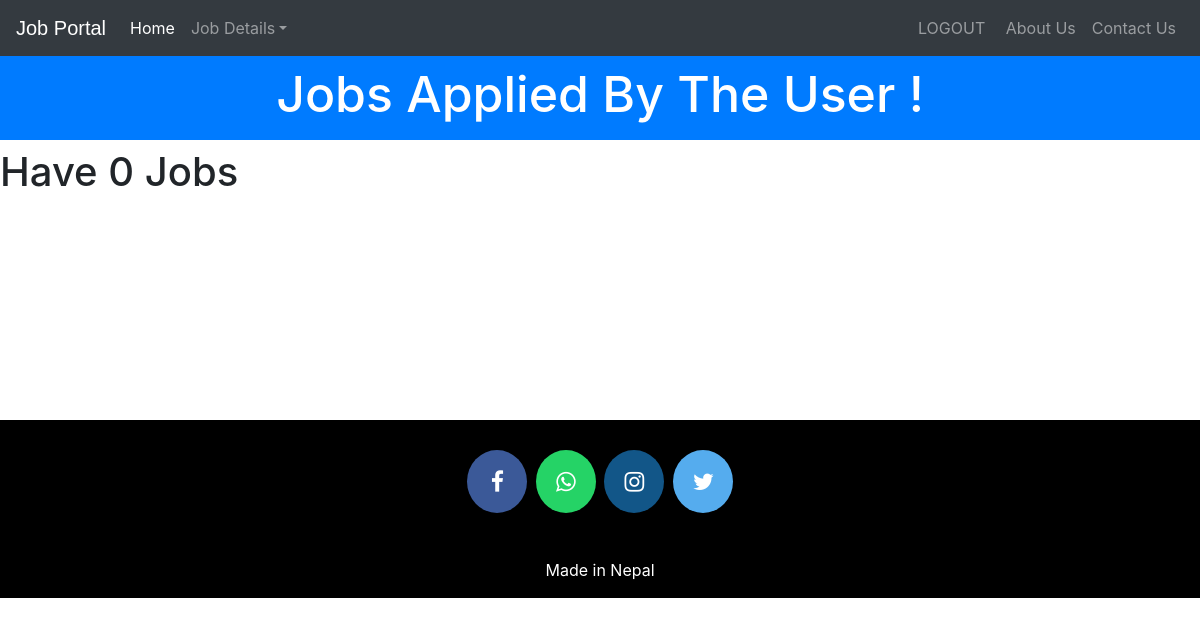
/view-ajob-employee/ (signed in), run on an earlier commit of the app's database.
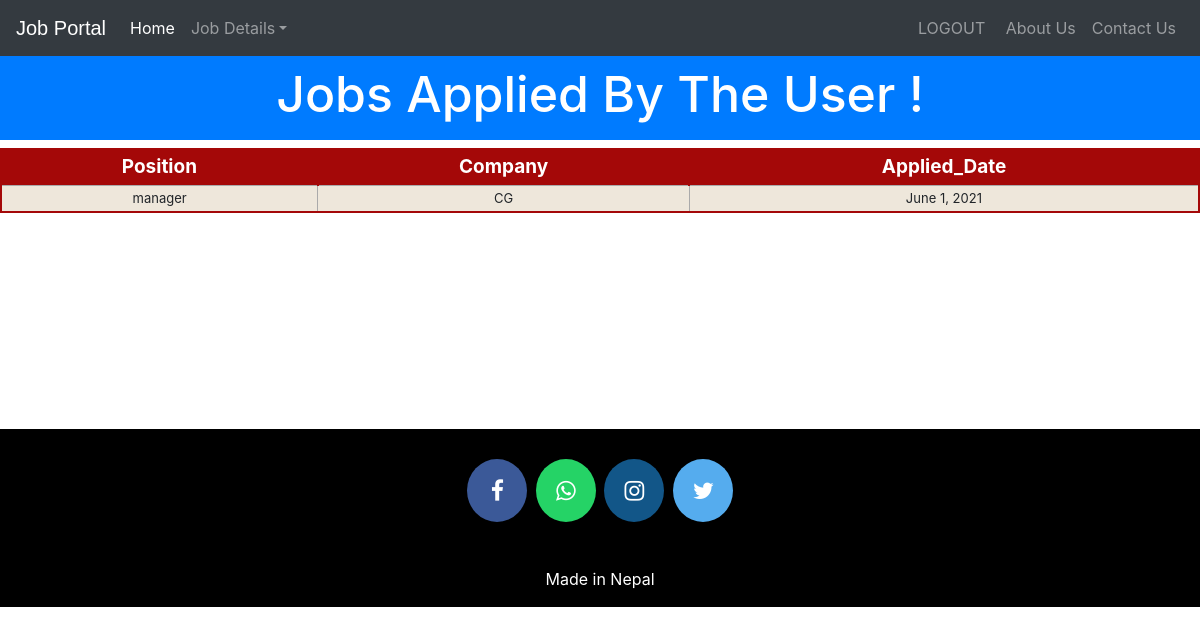
And on a later commit of the database.
### account/models.py (models this page shows)
class Applicant(models.Model):
    user=models.ForeignKey(User,on_delete=models.CASCADE,related_name='applicant')
    job=models.CharField(max_length=80,blank=True)
    company=models.CharField(max_length=50,blank=True)
    applied_date = models.DateField(default=timezone.now,blank=True)
    resume=models.FileField(max_length=100)
    applied=models.BooleanField(default=False,blank=True)

### account/decorators.py (the view)
    def wrap(request,*args,**kwargs):
        if request.user.role=="employee":
            return function(request,*args,**kwargs)
        else:
            raise PermissionDenied

### account/views.py (called while the page is built)
@login_required
@user_is_employee
def view_job_employee(request):
    user = get_object_or_404(User, id=request.user.id)
    job=Applicant.objects.filter(user=user)
    return render(request, 'FirstProject/viewappliedjobbyemp.html', {'job': job})

### account/templates/FirstProject/viewappliedjobbyemp.html (shortened to what this page needs)
<!DOCTYPE html>
<html lang="en" dir="ltr">
  <head>
  </head>
  <body>
       {% include "FirstProject/navbaremployee.html" %}
    <br>
    <br>
    <h3 class="p-3 mb-2 bg-primary text-white" style = 'font-size: 50px;text-align:center;'>Jobs Applied By The User !</h3>
{% if job %}
<table class="redTable">
<thead>
<tr>
<th>Position</th>
<th>Company</th>
<th>Applied_Date</th>
</tr>
</thead>
<tbody>
{% for x in job %}
    <tr>
      <td>{{x.job}}</td>
      <td>{{x.company}}</td>
      <td>{{x.applied_date}}</td>
    </tr>
  {% endfor %}
</tbody>
</table>
{%else%}
<h1>Have 0 Jobs</h1>
{%endif%}
<br><br><br><br><br><br><br><br><br>
  {% include "FirstProject/footer.html" %}
  </body>
</html>

What changed in the data, as far as the page shows it:
added Applicant: job "manager", company "CG", applied_date "June 1, 2021"
Also different on the page:
text no longer shown: "Have 0 Jobs"
text now shown: "Position Company Applied_Date"
